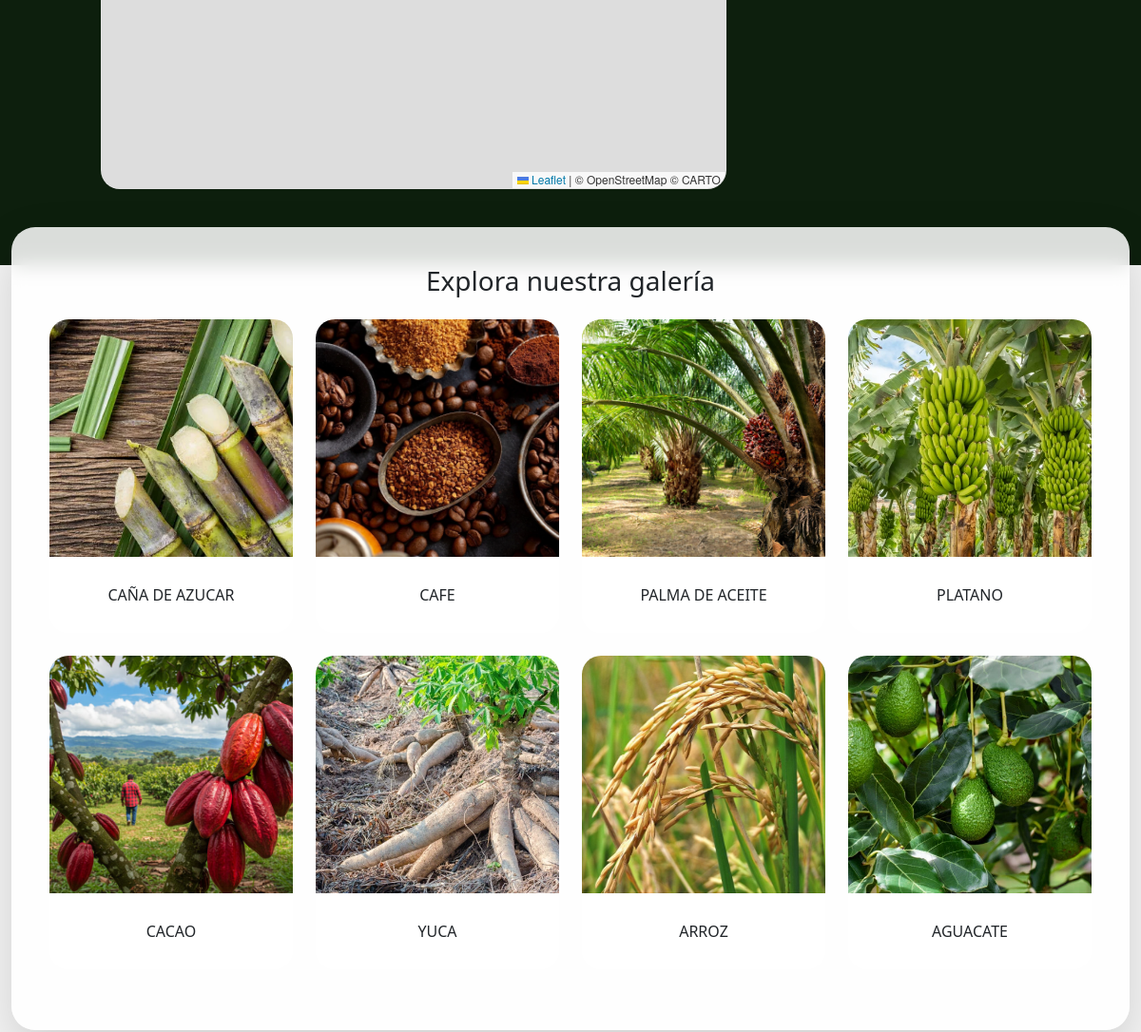
The app's page / (middle part), older data.
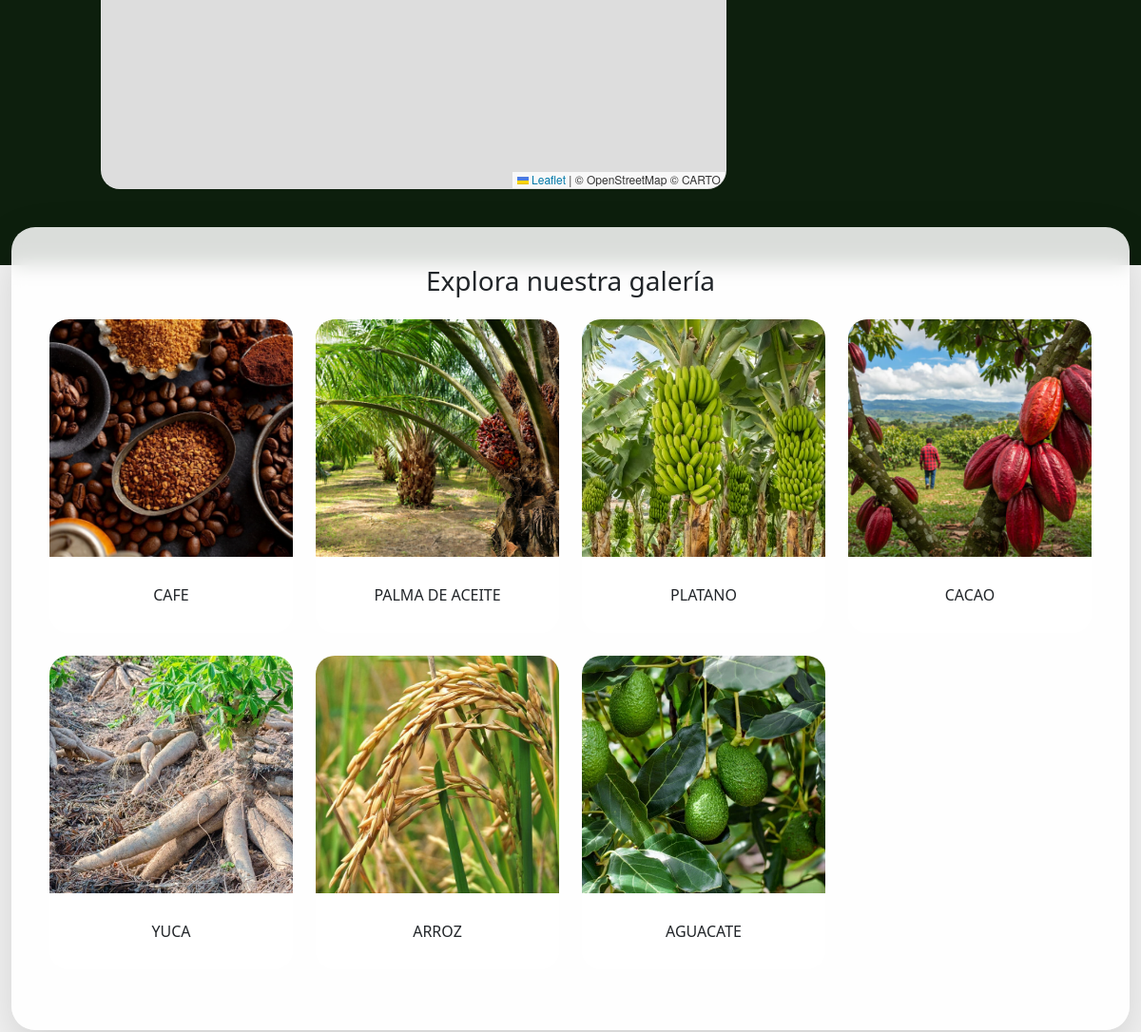
The same page, newer data.
### web/models.py (models this page shows, shortened)
class Cultivo(models.Model):
    REGIONES = [
        ('andina', 'Región Andina'),
        ('caribe', 'Región Caribe'),
        ('pacifica', 'Región Pacífica'),
        ('orinoquia', 'Región Orinoquía'),
        ('amazonia', 'Región Amazonía'),
        ('insular', 'Región Insular'),
    ]
    CLIMA_CHOICES = [
        ('calido', 'Cálido'),
        ('templado', 'Templado'),
        ('frio', 'Frío'),
        ('paramo', 'Páramo'),
    ]
    TEMPORADA_CHOICES = [
        ('enero-marzo', 'Enero - Marzo'),
        ('abril-junio', 'Abril - Junio'),
        ('julio-septiembre', 'Julio - Septiembre'),
        ('octubre-diciembre', 'Octubre - Diciembre'),
        ('todo-el-año', 'Todo el año'),
    ]
    nombre = models.CharField(max_length=100)
    descripcion = models.TextField()
    imagen = models.ImageField(upload_to='cultivos/')
    suelo = models.ForeignKey(Suelo, on_delete=models.CASCADE)
    region = models.CharField(max_length=50, choices=REGIONES, blank=True, null=True)
    clima = models.CharField(max_length=50, choices=CLIMA_CHOICES, blank=True, null=True)
    temporada = models.CharField(max_length=50, choices=TEMPORADA_CHOICES, blank=True, null=True)
    rendimiento_ha = models.DecimalField(max_digits=8, decimal_places=2, blank=True, null=True, help_text="Toneladas por hectárea")
    altura_minima = models.IntegerField(blank=True, null=True, help_text="Metros sobre el nivel del mar")
    altura_maxima = models.IntegerField(blank=True, null=True, help_text="Metros sobre el nivel del mar")

### web/views.py (the view)
# urls.py: path('', views.inicio, name='inicio'),
def inicio(request):
    cultivos = Cultivo.objects.all()
    return render(request, 'inicio.html', {'cultivos': cultivos})

### web/templates/inicio.html (shortened to what this page needs)
{% extends 'base.html' %}
{% load static %}
{% block contenido %}
<section class="mapa-section" data-aos="fade-up">
    <div class="container-fluid">
        <div class="mapa-wrapper">
            <div id="mapa-colombia"></div>
        </div>
    </div>
</section>
<section class="overlap-section">
    <div class="container-fluid">
        <div class="galeria-wrapper text-center">
            <h3 class="mb-4" data-aos="fade-up">Explora nuestra galería</h3>
            <div class="row">
                {% for cultivo in cultivos %}
                <div class="col-6 col-md-3 mb-4" data-aos="fade-up" data-aos-delay="{{ forloop.counter }}00">
                    <div class="card galeria-card w-100">
                        {% if cultivo.imagen %}
                        <div class="img-container">
                            <img src="{{ cultivo.imagen.url }}" class="img-galeria" onclick="abrirImagen('{{ cultivo.imagen.url }}')">
                        </div>
                        {% endif %}
                        <div class="card-body">
                            <h6 class="mb-0">{{ cultivo.nombre }}</h6>
                        </div>
                    </div>
                </div>
                {% endfor %}
            </div>
        </div>
    </div>
</section>
{% endblock %}

Row changes from the older to the newer data that the page shows:
removed Cultivo: imagen (picture), nombre "CAÑA DE AZUCAR"
